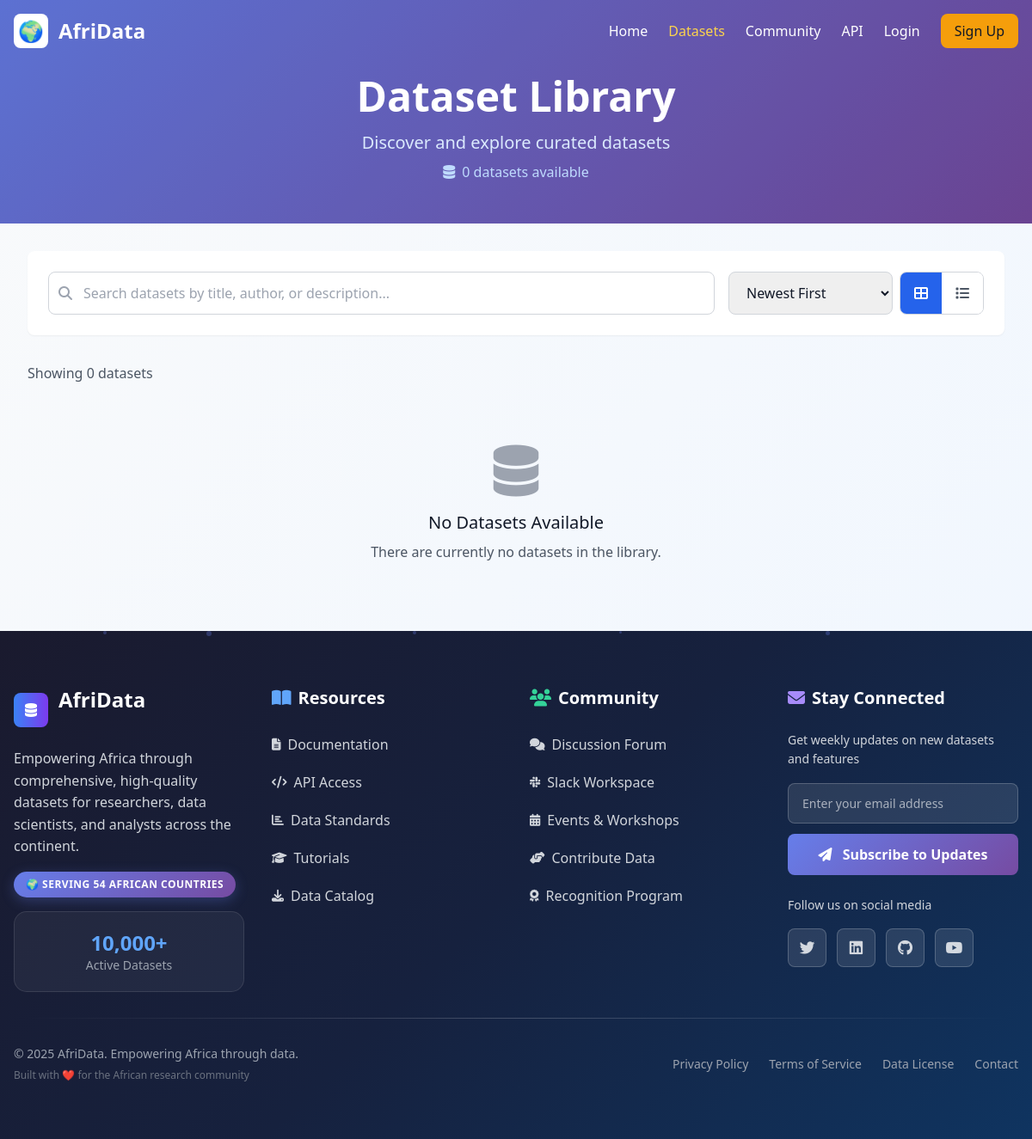
The app's page /dataset/, older data.
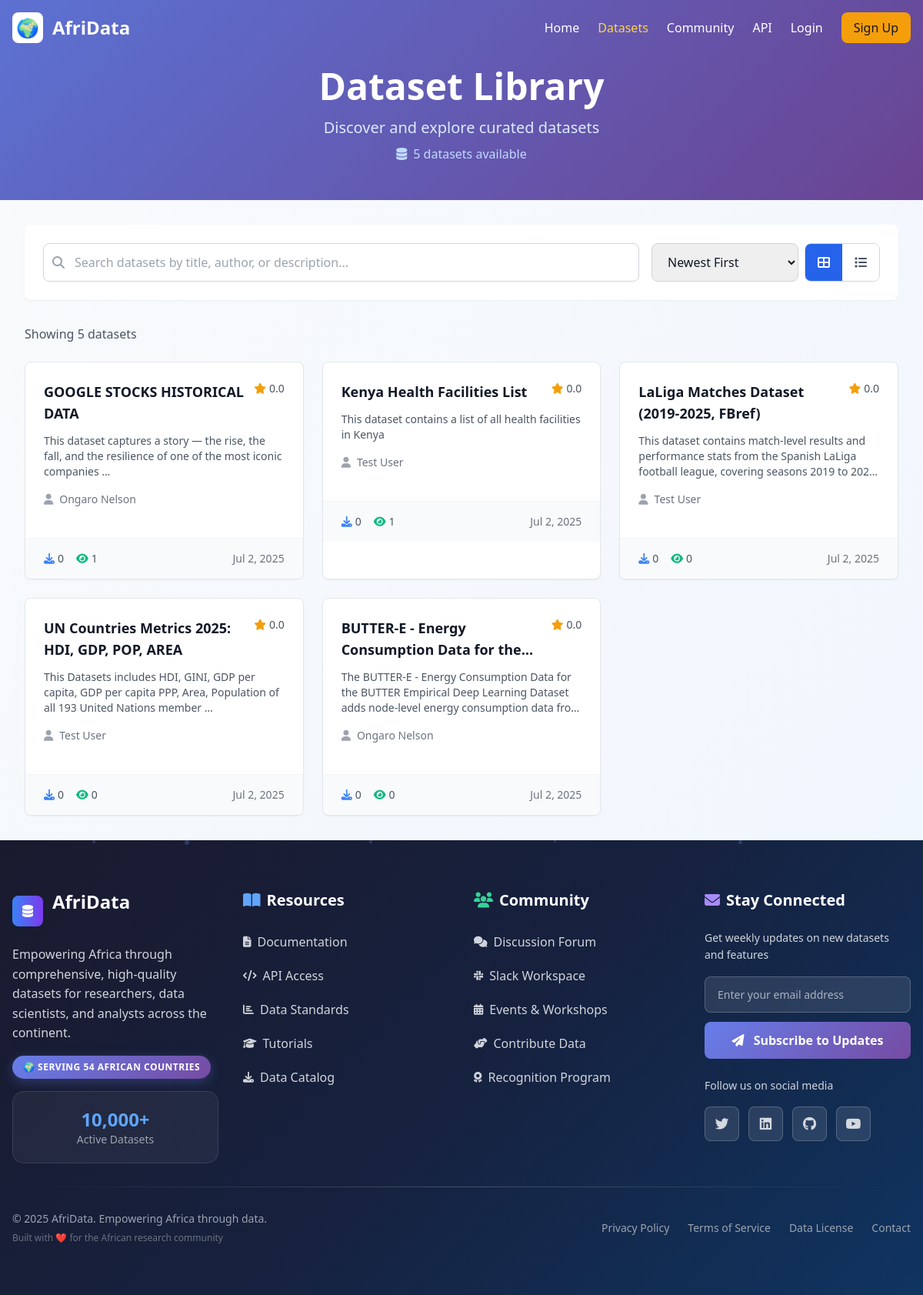
The same page, newer data.
### dataset/models.py (models this page shows, shortened)
class Dataset(models.Model):
    DATASET_TYPES = [
        ('csv', 'CSV'),
        ('excel', 'Excel'),
    ]
    title = models.CharField(max_length=255)
    author = models.ForeignKey(settings.AUTH_USER_MODEL, on_delete=models.CASCADE, related_name='authored_datasets')
    file = models.FileField(upload_to='datasets/')
    dataset_type = models.CharField(max_length=10, choices=DATASET_TYPES)
    bio = models.TextField()
    topics = models.CharField(max_length=500, help_text="Comma-separated topics")
    rating = models.FloatField(default=0.0, validators=[MinValueValidator(0.0), MaxValueValidator(5.0)])
    downloads = models.PositiveIntegerField(default=0)
    views = models.PositiveIntegerField(default=0)
    created_at = models.DateTimeField(auto_now_add=True)
    updated_at = models.DateTimeField(auto_now=True)
    def get_topics_list(self):
        return [topic.strip() for topic in self.topics.split(',') if topic.strip()]

### accounts/models.py (models this page shows, shortened)
class CustomUser(AbstractUser):
    email = models.EmailField(unique=True)
    full_name = models.CharField(max_length=255)
    phone_number = models.CharField(
        max_length=15,
        blank=True,
        validators=[RegexValidator(regex=r'^\+?1?\d{9,15}$', message="Phone number must be entered in the format: '+999999999'. Up to 15 digits allowed.")]
    )
    bio = models.TextField(max_length=500, blank=True)
    profile_picture = models.ImageField(upload_to='profile_pics/', blank=True, null=True)
    date_of_birth = models.DateField(blank=True, null=True)
    is_verified = models.BooleanField(default=False)
    created_at = models.DateTimeField(auto_now_add=True)
    updated_at = models.DateTimeField(auto_now=True)
    last_login_ip = models.GenericIPAddressField(blank=True, null=True)
    USERNAME_FIELD = 'email'
    REQUIRED_FIELDS = ['username', 'full_name']
    class Meta:
        db_table = 'custom_user'
        verbose_name = 'User'
        verbose_name_plural = 'Users'
    def get_full_name(self):
        return self.full_name if self.full_name else self.username

### dataset/views.py (the view)
# urls.py: path('', views.dataset_list, name='dataset_list'),
def dataset_list(request):
    datasets = Dataset.objects.select_related('author').all()
    search_query = request.GET.get('search', '')
    if search_query:
        datasets = datasets.filter(
            Q(title__icontains=search_query) |
            Q(bio__icontains=search_query) |
            Q(topics__icontains=search_query)
        )
    category = request.GET.get('category', '')
    if category and category != 'all':
        datasets = datasets.filter(topics__icontains=category)
    format_filter = request.GET.get('format', '')
    if format_filter:
        datasets = datasets.filter(dataset_type=format_filter)
    sort_by = request.GET.get('sort', 'relevance')
    if sort_by == 'downloads':
        datasets = datasets.order_by('-downloads')
    elif sort_by == 'recent':
        datasets = datasets.order_by('-created_at')
    elif sort_by == 'rating':
        datasets = datasets.order_by('-rating')
    else:  # relevance (default)
        datasets = datasets.order_by('-views', '-downloads')
    paginator = Paginator(datasets, 12)  # Show 12 datasets per page
    page_number = request.GET.get('page')
    page_obj = paginator.get_page(page_number)
    dataset_data = []
    for dataset in page_obj:
        dataset_data.append({
            'id': dataset.id,
            'title': dataset.title,
            'author_name': dataset.author.get_full_name() or dataset.author.username,
            'downloads': dataset.downloads,
            'views': dataset.views,
            'rating': dataset.rating,
            'bio': dataset.bio,
            'topics': dataset.get_topics_list(),
            'dataset_type': dataset.get_dataset_type_display(),
            'created_at': dataset.created_at,
        })
    context = {
        'datasets': dataset_data,
        'page_obj': page_obj,
        'search_query': search_query,
        'current_category': category,
        'current_format': format_filter,
        'current_sort': sort_by,
    }
    return render(request, 'dataset/dataset_list.html', context)

### dataset/templates/dataset/dataset_list.html (shortened to what the changed rows need)
{% extends 'base.html' %}
{% load static %}
{% block header_content %}
<div class="max-w-7xl mx-auto px-4 sm:px-6 lg:px-8 py-8">
  <div class="text-center">
    <h1 class="text-4xl md:text-5xl font-bold mb-4">Dataset Library</h1>
    <div class="flex items-center justify-center space-x-4 text-blue-200">
      <span class="flex items-center">
        <i class="fas fa-database mr-2"></i>
        {{ datasets|length }} datasets available
      </span>
    </div>
  </div>
</div>
{% endblock %}
{% block content %}
<div class="max-w-7xl mx-auto px-4 sm:px-6 lg:px-8 py-8">
  <div class="flex justify-between items-center mb-6">
    <p class="text-gray-600">
      Showing <span id="resultCount">{{ datasets|length }}</span> datasets
    </p>
  </div>
  <div id="datasetContainer" class="grid grid-cols-1 md:grid-cols-2 lg:grid-cols-3 gap-6">
    {% for dataset in datasets %}
    <div class="dataset-card bg-white rounded-lg shadow-sm hover:shadow-lg transition-shadow duration-300 border border-gray-200 overflow-hidden cursor-pointer"
         data-url="{% url 'dataset_detail' dataset.id %}"
         data-title="{{ dataset.title|lower }}"
         data-author="{{ dataset.author_name|lower }}"
         data-downloads="{{ dataset.downloads }}"
         data-views="{{ dataset.views }}"
         data-rating="{{ dataset.rating }}"
         data-created="{{ dataset.created_at|date:'Y-m-d' }}">
      <div class="p-6 border-b border-gray-100">
        <div class="flex items-start justify-between mb-3">
          <h3 class="text-lg font-semibold text-gray-900 line-clamp-2 hover:text-blue-600 transition-colors">
            {{ dataset.title }}
          </h3>
          <div class="flex items-center text-sm text-yellow-500 ml-2">
            <i class="fas fa-star"></i>
            <span class="ml-1 text-gray-600">{{ dataset.rating|floatformat:1 }}</span>
          </div>
        </div>
        <p class="text-gray-600 text-sm mb-4 line-clamp-3">
          {% if dataset.bio %}{{ dataset.bio|truncatewords:20 }}{% else %}No description available for this dataset.{% endif %}
        </p>
        <div class="flex items-center text-sm text-gray-500 mb-4">
          <i class="fas fa-user text-gray-400 mr-2"></i>
          <span>{{ dataset.author_name }}</span>
        </div>
      </div>
      <div class="px-6 py-4 bg-gray-50">
        <div class="flex justify-between items-center text-sm">
          <div class="flex items-center space-x-4">
            <div class="flex items-center text-gray-600">
              <i class="fas fa-download text-blue-500 mr-1"></i>
              <span>{{ dataset.downloads }}</span>
            </div>
            <div class="flex items-center text-gray-600">
              <i class="fas fa-eye text-green-500 mr-1"></i>
              <span>{{ dataset.views }}</span>
            </div>
          </div>
          <div class="text-gray-500">
            {{ dataset.created_at|date:"M j, Y" }}
          </div>
        </div>
      </div>
      <div class="absolute inset-0 bg-blue-600 bg-opacity-0 hover:bg-opacity-5 transition-all duration-300 pointer-events-none"></div>
    </div>
    {% empty %}
    <div class="col-span-full text-center py-12">
      <div class="text-gray-400 mb-4">
        <i class="fas fa-database text-6xl"></i>
      </div>
      <h3 class="text-xl font-medium text-gray-900 mb-2">No Datasets Available</h3>
      <p class="text-gray-600">There are currently no datasets in the library.</p>
    </div>
    {% endfor %}
  </div>
</div>
{% endblock %}

Row changes from the older to the newer data that the page shows:
added Dataset: title "GOOGLE STOCKS HISTORICAL DATA", rating "0.0", bio "This dataset captures a story — the rise, the fall, and the resilience of one of the most iconic companies …", created_at "Jul 2, 2025"
now on this page (row unchanged): CustomUser: author_name "Ongaro Nelson" "Ongaro Nelson"
added Dataset: title "Kenya Health Facilities List", rating "0.0", bio "This dataset contains a list of all health facilities in Kenya", created_at "Jul 2, 2025"
now on this page (row unchanged): CustomUser: author_name "Test User" "Test User" "Test User"
added Dataset: title "LaLiga Matches Dataset (2019-2025, FBref)", rating "0.0", bio "This dataset contains match-level results and performance stats from the Spanish LaLiga football league, covering seasons 2019 to…", created_at "Jul 2, 2025"
added Dataset: title "UN Countries Metrics 2025: HDI, GDP, POP, AREA", rating "0.0", bio "This Datasets includes HDI, GINI, GDP per capita, GDP per capita PPP, Area, Population of all 193 United Nations member …", created_at "Jul 2, 2025"
added Dataset: title "BUTTER-E - Energy Consumption Data for…", rating "0.0", bio "The BUTTER-E - Energy Consumption Data for the BUTTER Empirical Deep Learning Dataset adds node-level energy consumption data…", created_at "Jul 2, 2025"
Text that changed along with them:
{{ datasets|length }}: "0" → "5"
new list line: "0 1"
new list line: "0 0"
text no longer shown: "No Datasets Available There are currently no datasets in the library."
